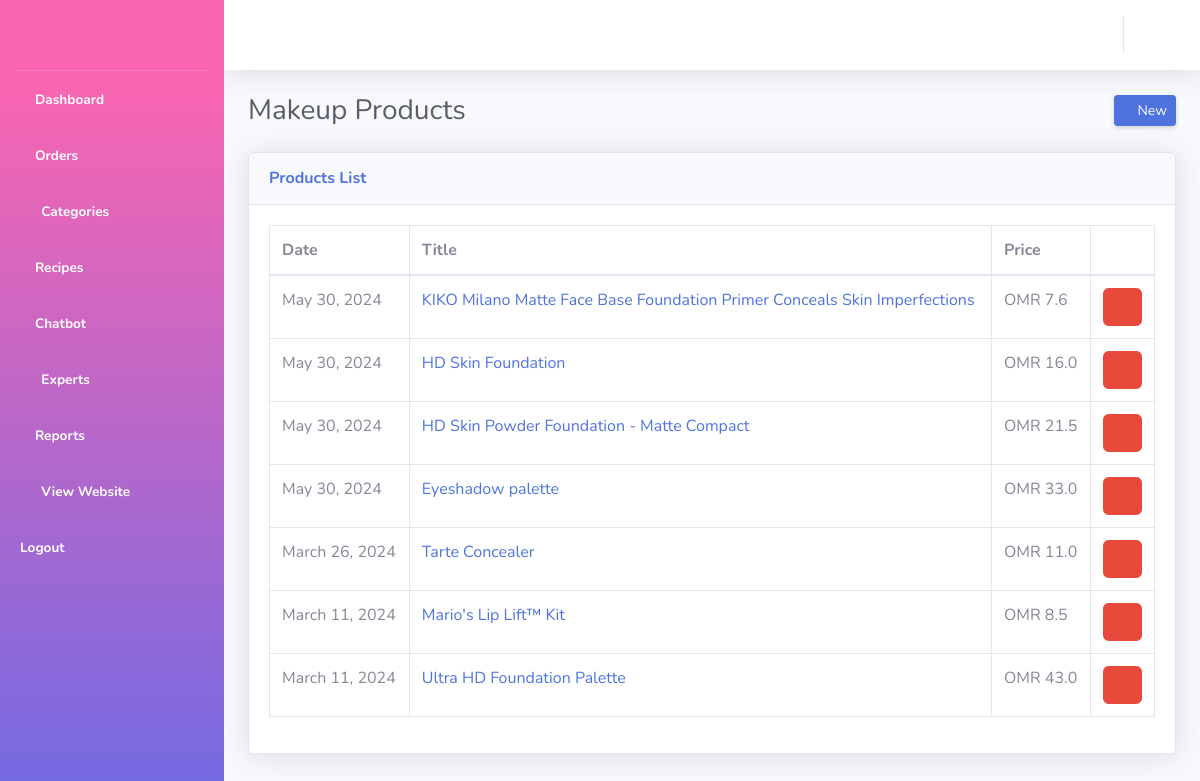
/dashboard/products-list/2, run on the app's committed database.
### store/models.py (models this page shows, shortened)
class Categories(models.Model):
    title = models.CharField(max_length=255)
    date = models.DateField(auto_now_add=True)

class Products(models.Model):
    title = models.CharField(max_length=255)
    image = models.ImageField(upload_to='images/')
    price = models.FloatField()
    category = models.ForeignKey(Categories, on_delete=models.CASCADE, null=True, blank=True)
    date = models.DateField(auto_now_add=True)

### dashboard/views.py (the view)
# urls.py: path('products-list/<int:cat>', views.products_list, name="products_list"),
def products_list(request, cat):
    if request.method == "POST":
        item_id = request.POST['item_id']
        Products.objects.filter(id=item_id).delete()
    category = Categories.objects.filter(id=cat).get()
    products = Products.objects.filter(category=category).order_by('-id')
    return render(request, 'products_list.html', { 'products': products, 'category': category })

### store/context_processor.py (called while the page is built)
def categories_processor(request):
    categories = Categories.objects.all()
    return {'categories': categories}

### dashboard/templates/products_list.html (shortened to what this page needs)
{% extends "dashboard_base.html" %}
{% block content %}
{% load static %}
{% static "" as baseUrl %}
<div class="d-sm-flex align-items-center justify-content-between mb-4">
    {% if products %}
    <h1 class="h3 mb-0 text-gray-800">{{ category.title }} Products</h1>
    {% else %}
    <h1 class="h3 mb-0 text-gray-800">Products</h1>
    {% endif %}
    <a href="/dashboard/new-product" class="d-none d-sm-inline-block btn btn-sm btn-primary shadow-sm"><i class="fa fa-plus"></i> New</a>
</div>
<div class="card shadow mb-4">
    <div class="card-header py-3">
        <h6 class="m-0 font-weight-bold text-primary">Products List</h6>
    </div>
    <div class="card-body">
        <div class="table-responsive">
            <table class="table table-bordered" id="dataTable" width="100%" cellspacing="0">
                <thead>
                    <tr>
                        <th>Date</th>
                        <th>Title</th>
                        <th>Price</th>
                        <th></th>
                    </tr>
                </thead>
                <tbody>
                    {% if products %}
                    {% for item in products %}
                    <tr>
                        <td>{{ item.date }}</td>
                        <td><a href="/products/{{ item.id }}" target="_blank">{{ item.title }}</a></td>
                        <td>OMR {{ item.price }}</td>
                        <td>
                            <form method="post" onsubmit="return deleteItem()">
                                <button type="submit" class="btn btn-danger"><i class="fa fa-trash"></i></button>
                            </form>
                        </td>
                    </tr>
                    {% endfor %}
                    {% endif %}
                </tbody>
            </table>
        </div>
    </div>
    {% endblock %}

### data on the page
Categories: title "Makeup"
Products: date "May 30, 2024", title "KIKO Milano Matte Face Base Foundation Primer Conceals Skin Imperfections", price "7.6"
Products: date "May 30, 2024", title "HD Skin Foundation", price "16.0"
Products: date "May 30, 2024", title "HD Skin Powder Foundation - Matte Compact", price "21.5"
Products: date "May 30, 2024", title "Eyeshadow palette", price "33.0"
Products: date "March 26, 2024", title "Tarte Concealer", price "11.0"
Products: date "March 11, 2024", title "Mario's Lip Lift™ Kit", price "8.5"
Products: date "March 11, 2024", title "Ultra HD Foundation Palette", price "43.0"
